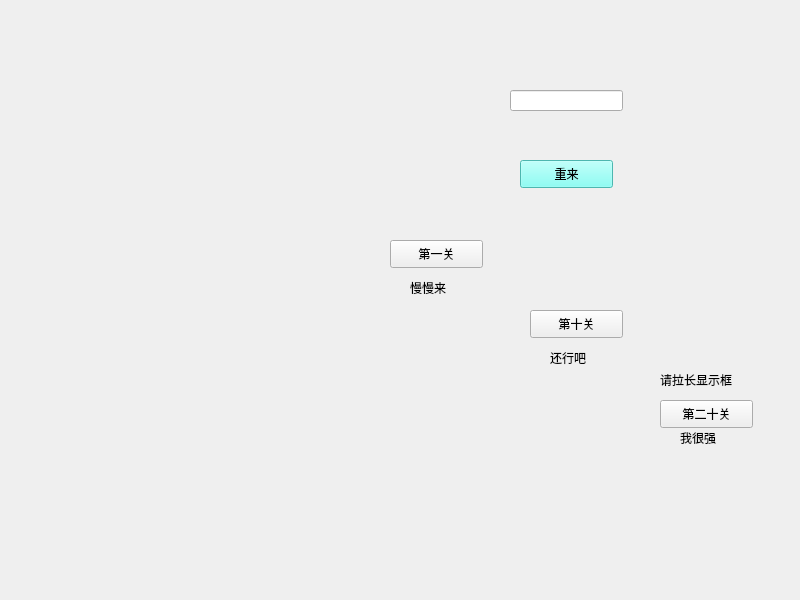
<?xml version="1.0" encoding="UTF-8"?>
<ui version="4.0">
 <class>Widget</class>
 <widget class="QWidget" name="Widget">
  <property name="geometry">
   <rect>
    <x>0</x>
    <y>0</y>
    <width>800</width>
    <height>600</height>
   </rect>
  </property>
  <property name="windowTitle">
   <string>Widget</string>
  </property>
  <widget class="QLineEdit" name="lineEdit">
   <property name="geometry">
    <rect>
     <x>510</x>
     <y>90</y>
     <width>113</width>
     <height>21</height>
    </rect>
   </property>
  </widget>
  <widget class="QPushButton" name="pushButton">
   <property name="geometry">
    <rect>
     <x>520</x>
     <y>160</y>
     <width>93</width>
     <height>28</height>
    </rect>
   </property>
   <property name="toolTip">
    <string>&lt;html&gt;&lt;head/&gt;&lt;body&gt;&lt;p&gt;sdsdsdsds&lt;/p&gt;&lt;/body&gt;&lt;/html&gt;</string>
   </property>
   <property name="styleSheet">
    <string notr="true">font: 10pt &quot;华文仿宋&quot;;
selection-color: rgb(255, 163, 97);
background-color: rgb(108, 255, 245);</string>
   </property>
   <property name="text">
    <string>重来</string>
   </property>
  </widget>
  <widget class="QPushButton" name="pushButton_2">
   <property name="geometry">
    <rect>
     <x>390</x>
     <y>240</y>
     <width>93</width>
     <height>28</height>
    </rect>
   </property>
   <property name="text">
    <string>第一关</string>
   </property>
  </widget>
  <widget class="QPushButton" name="pushButton_3">
   <property name="geometry">
    <rect>
     <x>530</x>
     <y>310</y>
     <width>93</width>
     <height>28</height>
    </rect>
   </property>
   <property name="text">
    <string>第十关</string>
   </property>
  </widget>
  <widget class="QPushButton" name="pushButton_4">
   <property name="geometry">
    <rect>
     <x>660</x>
     <y>400</y>
     <width>93</width>
     <height>28</height>
    </rect>
   </property>
   <property name="text">
    <string>第二十关</string>
   </property>
  </widget>
  <widget class="QLabel" name="label">
   <property name="geometry">
    <rect>
     <x>410</x>
     <y>280</y>
     <width>71</width>
     <height>16</height>
    </rect>
   </property>
   <property name="text">
    <string>慢慢来</string>
   </property>
  </widget>
  <widget class="QLabel" name="label_2">
   <property name="geometry">
    <rect>
     <x>550</x>
     <y>350</y>
     <width>72</width>
     <height>15</height>
    </rect>
   </property>
   <property name="text">
    <string>还行吧</string>
   </property>
  </widget>
  <widget class="QLabel" name="label_3">
   <property name="geometry">
    <rect>
     <x>680</x>
     <y>430</y>
     <width>72</width>
     <height>15</height>
    </rect>
   </property>
   <property name="text">
    <string>我很强</string>
   </property>
  </widget>
  <widget class="QLabel" name="label_4">
   <property name="geometry">
    <rect>
     <x>660</x>
     <y>370</y>
     <width>101</width>
     <height>20</height>
    </rect>
   </property>
   <property name="styleSheet">
    <string notr="true"/>
   </property>
   <property name="text">
    <string>请拉长显示框</string>
   </property>
  </widget>
 </widget>
 <resources/>
 <connections/>
</ui>
